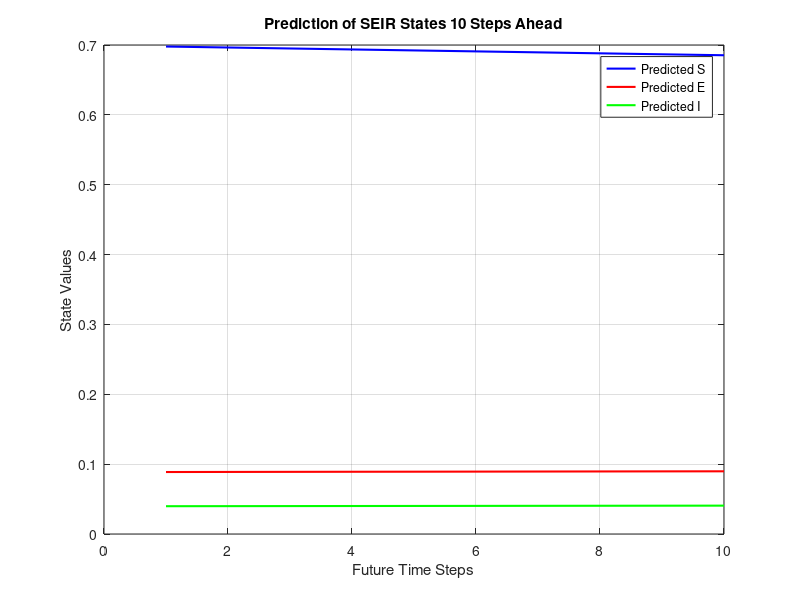

This figure's MATLAB source:
% Particle Filter για το SEIR Μοντέλο με Πρόβλεψη 10 Βημάτων
% Αρχικοποίηση Παραμέτρων
N_particles = 1000; % Αριθμός σωματιδίων
N_steps = 200; % Χρονικά βήματα
N_future = 10; % Βήματα πρόβλεψης
dt = 0.1; % Μικρό βήμα χρόνου για σταθερότητα

% Παράμετροι του Μοντέλου
r1 = 0.1;
r2 = 0.3; 
b1 = 0.005;
b2 = 0.1;
b3 = 0.05;
b4 = 0.2;

% Τυχαίοι πολλαπλασιαστικοί θόρυβοι
sigma_w1 = 0.2; % Μικρότεροι θόρυβοι για σταθερότητα
sigma_w2 = 0.2;
sigma_w3 = 0.2;

% Αρχικές Συνθήκες
I0 = 0.01; % Αρχική τιμή I
E0 = 0.05; % Αρχική τιμή E
S = 1 - I0 - E0;
I = I0;
E = E0;

% Αρχικοποίηση Σωματιδίων
S_particles = ones(N_particles, 1) * S;
E_particles = ones(N_particles, 1) * E;
I_particles = ones(N_particles, 1) * I;

% Μετρήσεις y
y = zeros(1, N_steps);
x_true = zeros(3, N_steps);
x_true(:, 1) = [S; E; I];

% Αποθήκευση Εκτιμήσεων Κατάστασης
S_est = zeros(1, N_steps);
E_est = zeros(1, N_steps);
I_est = zeros(1, N_steps);

% Particle Filter Loop
for k = 1:N_steps
    % Γενιά Μετρήσεων
    y(k) = (0.2 * x_true(2, k) + x_true(3, k)) * exp(randn(1) * 0.1); % Μικρότερος θόρυβος στη μέτρηση
    
    % Πρόβλεψη για κάθε σωματίδιο
    for p = 1:N_particles
        mul_dist1 = exp(randn(1) * sigma_w1);
        mul_dist2 = exp(randn(1) * sigma_w2);
        mul_dist3 = exp(randn(1) * sigma_w3);

        S_particles(p) = S_particles(p) + dt * ((-r1 * E_particles(p) * S_particles(p) ...
                        - r2 * I_particles(p) * S_particles(p)) * mul_dist1 ...
                        + b1 * (1 - E_particles(p) - I_particles(p) - S_particles(p)) * mul_dist2);

        E_particles(p) = E_particles(p) + dt * ((r1 * S_particles(p) * E_particles(p) ...
                        + r2 * I_particles(p) * S_particles(p)) * mul_dist1 ...
                        - (b2 + b3) * E_particles(p) * mul_dist3);

        I_particles(p) = I_particles(p) + dt * (b2 * E_particles(p) - b4 * I_particles(p)) * mul_dist3;

        % Περιορισμός για αριθμητική σταθερότητα
        S_particles(p) = max(min(S_particles(p), 1), 0);
        E_particles(p) = max(min(E_particles(p), 1), 0);
        I_particles(p) = max(min(I_particles(p), 1), 0);
    end

    % Υπολογισμός Βαρών
    weights = exp(-0.5 * ((y(k) - (0.2 * E_particles + I_particles)).^2) / 0.1^2);
    weights = weights / sum(weights);

    % Systematic Resampling
    cumulative_weights = cumsum(weights);
    cumulative_weights(end) = 1; % Αποφυγή αριθμητικού λάθους
    resample_indices = zeros(N_particles, 1);
    u = (0:N_particles-1)' / N_particles + rand / N_particles;
    j = 1;

    for i = 1:N_particles
        while u(i) > cumulative_weights(j)
            j = j + 1;
        end
        resample_indices(i) = j;
    end

    S_particles = S_particles(resample_indices);
    E_particles = E_particles(resample_indices);
    I_particles = I_particles(resample_indices);

    % Εκτίμηση Κατάστασης
    S_est(k) = mean(S_particles);
    E_est(k) = mean(E_particles);
    I_est(k) = mean(I_particles);

    % Εξέλιξη πραγματικής κατάστασης
    x_true(1, k+1) = x_true(1, k) + dt * (-r1 * x_true(2, k) * x_true(1, k) ...
                      - r2 * x_true(3, k) * x_true(1, k) + b1 * (1 - sum(x_true(:, k))));
    x_true(2, k+1) = x_true(2, k) + dt * (r1 * x_true(1, k) * x_true(2, k) ...
                      + r2 * x_true(3, k) * x_true(1, k) - (b2 + b3) * x_true(2, k));
    x_true(3, k+1) = x_true(3, k) + dt * (b2 * x_true(2, k) - b4 * x_true(3, k));
end

% Πρόβλεψη 10 Βημάτων στο Μέλλον
S_future = S_particles;
E_future = E_particles;
I_future = I_particles;

S_pred = zeros(1, N_future);
E_pred = zeros(1, N_future);
I_pred = zeros(1, N_future);

for t = 1:N_future
    for p = 1:N_particles
        mul_dist1 = exp(randn(1) * sigma_w1);
        mul_dist2 = exp(randn(1) * sigma_w2);
        mul_dist3 = exp(randn(1) * sigma_w3);

        S_future(p) = S_future(p) + dt * ((-r1 * E_future(p) * S_future(p) ...
                     - r2 * I_future(p) * S_future(p)) * mul_dist1 ...
                     + b1 * (1 - E_future(p) - I_future(p) - S_future(p)) * mul_dist2);

        E_future(p) = E_future(p) + dt * ((r1 * S_future(p) * E_future(p) ...
                     + r2 * I_future(p) * S_future(p)) * mul_dist1 ...
                     - (b2 + b3) * E_future(p) * mul_dist3);

        I_future(p) = I_future(p) + dt * (b2 * E_future(p) - b4 * I_future(p)) * mul_dist3;
    end

    % Περιορισμός για σταθερότητα
    S_future = max(min(S_future, 1), 0);
    E_future = max(min(E_future, 1), 0);
    I_future = max(min(I_future, 1), 0);

    S_pred(t) = mean(S_future);
    E_pred(t) = mean(E_future);
    I_pred(t) = mean(I_future);
end

% Οπτικοποίηση Πρόβλεψης
figure;
plot(1:N_future, S_pred, 'b-', 'LineWidth', 1.5, 'DisplayName', 'Predicted S');
hold on;
plot(1:N_future, E_pred, 'r-', 'LineWidth', 1.5, 'DisplayName', 'Predicted E');
plot(1:N_future, I_pred, 'g-', 'LineWidth', 1.5, 'DisplayName', 'Predicted I');
legend;
title('Prediction of SEIR States 10 Steps Ahead');
xlabel('Future Time Steps');
ylabel('State Values');
grid on;
